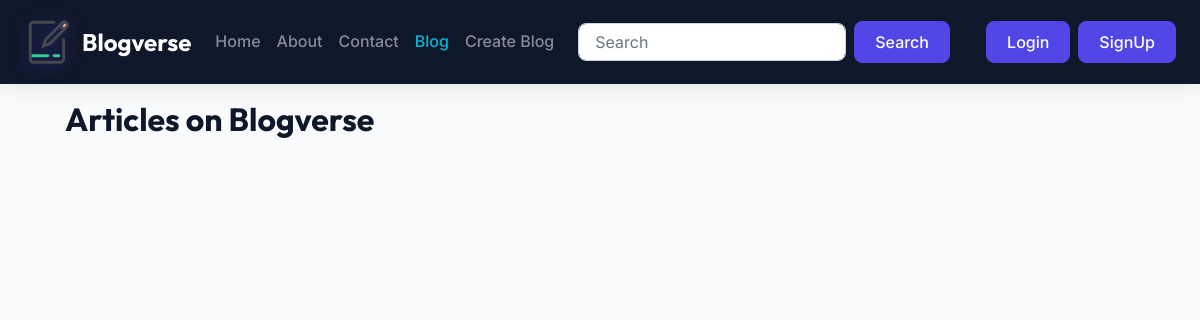
/blog/, run on an earlier commit of the app's database.
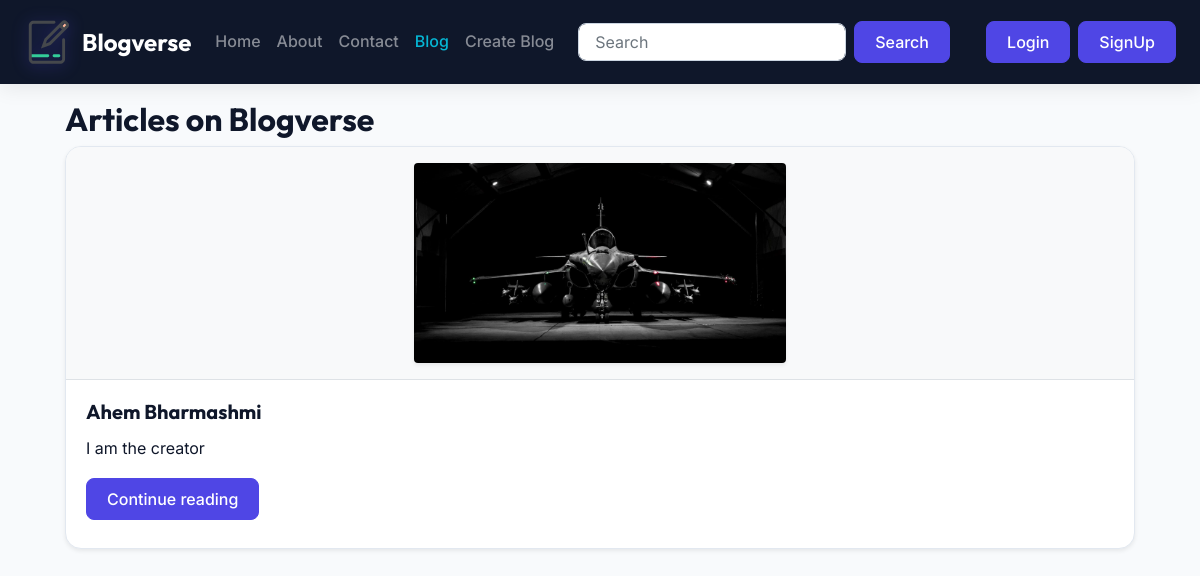
And on a later commit of the database.
### blog/models.py (models this page shows, shortened)
class Post(models.Model):
    sno = models.AutoField(primary_key=True)
    title = models.CharField(max_length=255)
    author = models.CharField(max_length=255)
    slug = models.CharField(max_length=130, default='title')
    views = models.IntegerField(default=0)
    timeStamp = models.DateTimeField(blank=True, auto_now_add=True)
    file = models.FileField(upload_to='uploads/', null=True, blank=True)
    content = models.TextField()

### blog/views.py (the view)
# urls.py: path("", views.blogHome, name="bloghome"),
def blogHome(request):
    allPosts = Post.objects.all()
    context = {'allPosts': allPosts}
    return render(request, "blog/blogHome.html", context)

### templates/blog/blogHome.html (shortened to what this page needs)
{% extends 'base.html' %}
{% block blogactive %} active {% endblock blogactive %}
{% block body %}
<div class="container my-3">
    <h2>Articles on Blogverse</h2>
    {% for post in allPosts %}
    <div class="card shadow-sm mb-4">
        {% if post.file %}
        <div class="text-center bg-light p-3 border-bottom">
            {% if ".mp4" in post.file.url|lower or ".mov" in post.file.url|lower %}
            <video width="100%" style="max-height: 250px; max-width: 400px; border-radius: 8px;" controls>
                <source src="{{ post.file.url }}" type="video/mp4">
                Your browser does not support the video tag.
            </video>
            {% else %}
            <img src="{{ post.file.url }}" alt="{{ post.title }}" class="rounded shadow-sm" style="max-height: 200px; max-width: 100%; object-fit: cover;">
            {% endif %}
        </div>
        {% endif %}
        <div class="card-body">
            <div class="head">
                <h5 class="card-title">{{ post.title }}</h5>
            </div>
            <p class="card-text mb-auto">{{ post.content | safe | truncatechars:200}}</p>
            <div class="my-2">
                <a href="{% url 'blogPost' slug=post.slug %}" role="button" class="btn btn-primary">Continue reading</a>
            </div>
        </div>
    </div>
    <br>
    <br>
    {% endfor %}
</div>
{% endblock %}

### templates/base.html (shortened to what this page needs)
{% load static %}
<!doctype html>
<html lang="en">
<head>
  <link rel="stylesheet" href="https://stackpath.bootstrapcdn.com/bootstrap/4.5.2/css/bootstrap.min.css"
>
  <link rel="stylesheet" href="{% static 'css/style.css' %}">
</head>
<body>
<nav class="navbar navbar-expand-lg navbar-dark bg-dark">
  <a class="navbar-brand" href="{% url 'home' %}">
    <img
      src="/static/img/logo.svg"
      alt="logo.svg"
      width="50px"
      height="50px"
    />
    <strong>Blogverse</strong>
  </a>
  <div class="collapse navbar-collapse" id="navbarSupportedContent">
    <ul class="navbar-nav mr-auto">
      <li class="nav-item {% block homeactive %}{% endblock homeactive %}">
        <a class="nav-link" href="{% url 'home' %}">Home</a>
      </li>
      <li class="nav-item {% block aboutactive %}{% endblock aboutactive %}">
        <a class="nav-link" href="{% url 'about' %}">About</a>
      </li>
      <li class="nav-item {% block contactactive %}{% endblock contactactive %}">
        <a class="nav-link" href="{% url 'contact' %}">Contact</a>
      </li>
      <li class="nav-item {% block blogactive %}{% endblock blogactive %}">
        <a class="nav-link" href="{% url 'bloghome' %}">Blog</a>
      </li>
      <li class="nav-item {% block createblogactive %}{% endblock createblogactive %}">
        <a class="nav-link" href="{% url 'createblog' %}">Create Blog</a>
      </li>
      <li class="nav-item">
        <form method="get" action="{% url 'search' %}" class="form-inline my-2 my-lg-0 ml-lg-3">
          <input class="form-control mr-sm-2" type="search" placeholder="Search" name="query" id="query">
          <button class="btn btn-primary" type="submit">Search</button>
        </form>
      </li>
    </ul>
    {% if user.is_authenticated %}
      <ul class="navbar-nav ml-auto">
        <li class="nav-item dropdown">
          <a class="nav-link dropdown-toggle" href="#" id="navbarDropdown" role="button" data-toggle="dropdown">
            Welcome {{ request.user }}
          </a>
          <div class="dropdown-menu dropdown-menu-right" aria-labelledby="navbarDropdown">
            <a class="dropdown-item" href="{% url 'handleLogout' %}">Logout</a>
          </div>
        </li>
      </ul>
    {% else %}
      <div class="d-flex flex-column flex-lg-row align-items-center ml-auto mt-2 mt-lg-0">
        <button type="button" class="btn btn-primary mb-2 mb-lg-0 mr-lg-2" data-toggle="modal" data-target="#loginModal">
          Login
        </button>
        <button type="button" class="btn btn-primary" data-toggle="modal" data-target="#signupModal">
          SignUp
        </button>
      </div>
    {% endif %}
  </div>
</nav>
  {% block body %} {% endblock body %}
</body>
</html>

### static/css/style.css (style rules this page uses)
:root { --primary-color: #4f46e5; --primary-hover: #4338ca; --secondary-color: #06b6d4; --background-color: #f8fafc; --card-bg: #ffffff; --text-main: #0f172a; --text-muted: #64748b; --nav-bg: #0f172a; --footer-bg: #0f172a; --accent-glow: rgba(79, 70, 229, 0.15); }
body { font-family: 'Inter', sans-serif; background-color: var(--background-color); color: var(--text-main); line-height: 1.6; }
h1, h2, h3, h4, h5, h6 { font-family: 'Outfit', sans-serif; font-weight: 700; color: var(--text-main); }
.navbar { background-color: var(--nav-bg) !important; padding: 0.75rem 1.5rem; box-shadow: 0 4px 20px rgba(0, 0, 0, 0.08); }
.navbar-brand { font-family: 'Outfit', sans-serif; font-size: 1.5rem; display: flex; align-items: center; gap: 0.5rem; }
.navbar-brand img { filter: drop-shadow(0 2px 8px rgba(79, 70, 229, 0.4)); }
.nav-link { font-weight: 500; transition: color 0.2s ease-in-out; }
.navbar-nav .nav-item.active .nav-link, .navbar-nav .nav-item:hover .nav-link { color: var(--secondary-color) !important; }
.btn { border-radius: 8px; font-weight: 500; padding: 0.5rem 1.25rem; transition: all 0.2s ease; }
.btn-primary { background-color: var(--primary-color); border-color: var(--primary-color); }
.card { background: var(--card-bg); border: 1px solid #e2e8f0; border-radius: 16px; box-shadow: 0 4px 6px -1px rgba(0, 0, 0, 0.05), 0 2px 4px -1px rgba(0, 0, 0, 0.03); transition: all 0.3s cubic-bezier(0.4, 0, 0.2, 1); overflow: hidden; }
.card-title { font-weight: 700; color: var(--text-main); }
.form-control { border-radius: 8px; border: 1px solid #cbd5e1; padding: 0.625rem 1rem; transition: all 0.2s ease-in-out; }
.container { max-width: 1100px; }

What changed in the data, as far as the page shows it:
added Post: file (picture), title "Ahem Bharmashmi", content "I am the creator"
